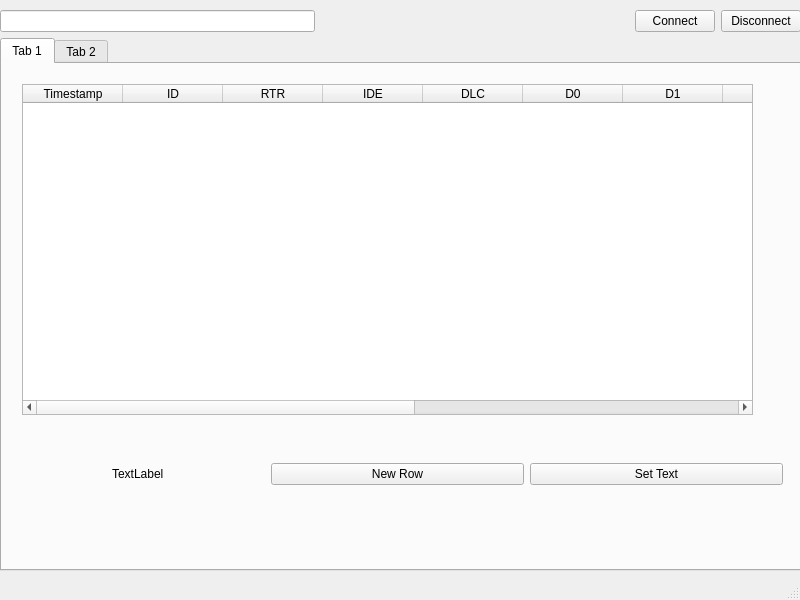
<?xml version="1.0" encoding="UTF-8"?>
<ui version="4.0">
 <class>MainWindow</class>
 <widget class="QMainWindow" name="MainWindow">
  <property name="geometry">
   <rect>
    <x>0</x>
    <y>0</y>
    <width>800</width>
    <height>600</height>
   </rect>
  </property>
  <property name="windowTitle">
   <string>MainWindow</string>
  </property>
  <widget class="QWidget" name="centralwidget">
   <widget class="QWidget" name="layoutWidget">
    <property name="geometry">
     <rect>
      <x>0</x>
      <y>10</y>
      <width>801</width>
      <height>561</height>
     </rect>
    </property>
    <layout class="QVBoxLayout" name="verticalLayout">
     <item>
      <layout class="QHBoxLayout" name="horizontalLayout_2">
       <item>
        <layout class="QHBoxLayout" name="horizontalLayout">
         <item>
          <widget class="QLineEdit" name="portSelect"/>
         </item>
         <item>
          <spacer name="horizontalSpacer">
           <property name="orientation">
            <enum>Qt::Horizontal</enum>
           </property>
           <property name="sizeHint" stdset="0">
            <size>
             <width>40</width>
             <height>20</height>
            </size>
           </property>
          </spacer>
         </item>
         <item>
          <widget class="QPushButton" name="connectButton">
           <property name="text">
            <string>Connect</string>
           </property>
          </widget>
         </item>
         <item>
          <widget class="QPushButton" name="disconnectButton">
           <property name="text">
            <string>Disconnect</string>
           </property>
          </widget>
         </item>
        </layout>
       </item>
      </layout>
     </item>
     <item>
      <widget class="QTabWidget" name="tabWidget">
       <property name="currentIndex">
        <number>0</number>
       </property>
       <widget class="QWidget" name="tab">
        <attribute name="title">
         <string>Tab 1</string>
        </attribute>
        <widget class="QTableWidget" name="tableWidget">
         <property name="geometry">
          <rect>
           <x>20</x>
           <y>20</y>
           <width>731</width>
           <height>331</height>
          </rect>
         </property>
         <column>
          <property name="text">
           <string>Timestamp</string>
          </property>
         </column>
         <column>
          <property name="text">
           <string>ID</string>
          </property>
         </column>
         <column>
          <property name="text">
           <string>RTR</string>
          </property>
         </column>
         <column>
          <property name="text">
           <string>IDE</string>
          </property>
         </column>
         <column>
          <property name="text">
           <string>DLC</string>
          </property>
         </column>
         <column>
          <property name="text">
           <string>D0</string>
          </property>
         </column>
         <column>
          <property name="text">
           <string>D1</string>
          </property>
         </column>
         <column>
          <property name="text">
           <string>D2</string>
          </property>
         </column>
         <column>
          <property name="text">
           <string>D3</string>
          </property>
         </column>
         <column>
          <property name="text">
           <string>D4</string>
          </property>
         </column>
         <column>
          <property name="text">
           <string>D5</string>
          </property>
         </column>
         <column>
          <property name="text">
           <string>F6</string>
          </property>
         </column>
         <column>
          <property name="text">
           <string>D7</string>
          </property>
         </column>
        </widget>
        <widget class="QWidget" name="horizontalLayoutWidget">
         <property name="geometry">
          <rect>
           <x>10</x>
           <y>370</y>
           <width>771</width>
           <height>80</height>
          </rect>
         </property>
         <layout class="QHBoxLayout" name="horizontalLayout_3">
          <item alignment="Qt::AlignHCenter">
           <widget class="QLabel" name="label">
            <property name="text">
             <string>TextLabel</string>
            </property>
           </widget>
          </item>
          <item>
           <widget class="QPushButton" name="pushButton_2">
            <property name="text">
             <string>New Row</string>
            </property>
           </widget>
          </item>
          <item>
           <widget class="QPushButton" name="pushButton">
            <property name="text">
             <string>Set Text</string>
            </property>
           </widget>
          </item>
         </layout>
        </widget>
       </widget>
       <widget class="QWidget" name="tab_2">
        <attribute name="title">
         <string>Tab 2</string>
        </attribute>
       </widget>
      </widget>
     </item>
    </layout>
   </widget>
  </widget>
  <widget class="QMenuBar" name="menubar">
   <property name="geometry">
    <rect>
     <x>0</x>
     <y>0</y>
     <width>800</width>
     <height>25</height>
    </rect>
   </property>
  </widget>
  <widget class="QStatusBar" name="statusbar"/>
 </widget>
 <resources/>
 <connections/>
</ui>
